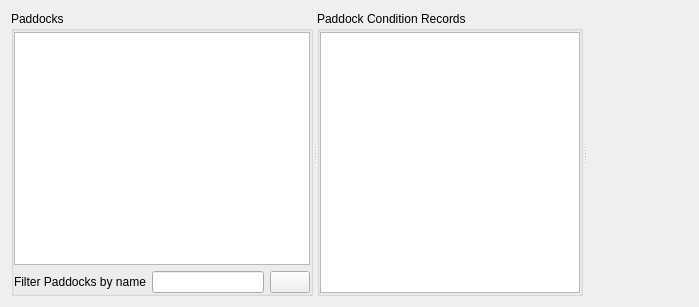
<?xml version="1.0" encoding="UTF-8"?>
<ui version="4.0">
 <class>PaddockWidgetBase</class>
 <widget class="QWidget" name="PaddockWidgetBase">
  <property name="geometry">
   <rect>
    <x>0</x>
    <y>0</y>
    <width>699</width>
    <height>307</height>
   </rect>
  </property>
  <property name="windowTitle">
   <string>Form</string>
  </property>
  <layout class="QVBoxLayout" name="verticalLayout" stretch="1">
   <item>
    <widget class="QSplitter" name="splitter">
     <property name="orientation">
      <enum>Qt::Horizontal</enum>
     </property>
     <widget class="QGroupBox" name="paddockListGroupBox">
      <property name="sizePolicy">
       <sizepolicy hsizetype="Minimum" vsizetype="MinimumExpanding">
        <horstretch>0</horstretch>
        <verstretch>0</verstretch>
       </sizepolicy>
      </property>
      <property name="title">
       <string>Paddocks</string>
      </property>
      <layout class="QVBoxLayout" name="paddocksVerticalLayout">
       <property name="leftMargin">
        <number>0</number>
       </property>
       <property name="topMargin">
        <number>1</number>
       </property>
       <property name="rightMargin">
        <number>0</number>
       </property>
       <property name="bottomMargin">
        <number>0</number>
       </property>
       <item>
        <widget class="PaddockLayerList" name="paddockList">
        </widget>
       </item>
       <item>
        <layout class="QHBoxLayout" name="horizontalLayout">
         <item>
          <widget class="QLabel" name="paddockFilterLabel">
           <property name="text">
            <string>Filter Paddocks by name</string>
           </property>
          </widget>
         </item>
         <item>
          <widget class="QLineEdit" name="paddockFilterLineEdit"/>
         </item>
         <item>
          <widget class="QPushButton" name="clearPaddockFilterButton">
           <property name="sizePolicy">
            <sizepolicy hsizetype="Minimum" vsizetype="Minimum">
             <horstretch>0</horstretch>
             <verstretch>0</verstretch>
            </sizepolicy>
           </property>
           <property name="toolTip">
            <string>Clear Paddock Filter</string>
           </property>
           <property name="text">
            <string/>
           </property>
           <property name="icon">
            <iconset>
             <normaloff>../../../images/item-undo.png</normaloff>../../../images/item-undo.png</iconset>
           </property>
          </widget>
         </item>
        </layout>
       </item>
      </layout>
     </widget>
     <widget class="QGroupBox" name="conditionListGroupBox">
      <property name="sizePolicy">
       <sizepolicy hsizetype="Minimum" vsizetype="MinimumExpanding">
        <horstretch>0</horstretch>
        <verstretch>0</verstretch>
       </sizepolicy>
      </property>
      <property name="title">
       <string>Paddock Condition Records</string>
      </property>
      <layout class="QVBoxLayout" name="conditionRecordsVerticalLayout">
       <property name="leftMargin">
        <number>0</number>
       </property>
       <property name="topMargin">
        <number>1</number>
       </property>
       <property name="rightMargin">
        <number>0</number>
       </property>
       <property name="bottomMargin">
        <number>0</number>
       </property>
       <item>
        <widget class="ConditionLayerList" name="conditionList"/>
       </item>
      </layout>
     </widget>
     <widget class="QWidget" name="spacerWidget" native="true">
      <property name="sizePolicy">
       <sizepolicy hsizetype="Expanding" vsizetype="Expanding">
        <horstretch>0</horstretch>
        <verstretch>0</verstretch>
       </sizepolicy>
      </property>
     </widget>
    </widget>
   </item>
  </layout>
 </widget>
 <customwidgets>
  <customwidget>
   <class>PaddockLayerList</class>
   <extends>QListView</extends>
   <header>mlapp/src/widgets/feature_list/paddock_layer_list</header>
  </customwidget>
  <customwidget>
   <class>ConditionLayerList</class>
   <extends>QListWidget</extends>
   <header>mlapp/src/widgets/feature_list/condition_layer_list</header>
  </customwidget>
 </customwidgets>
 <resources/>
 <connections/>
</ui>
